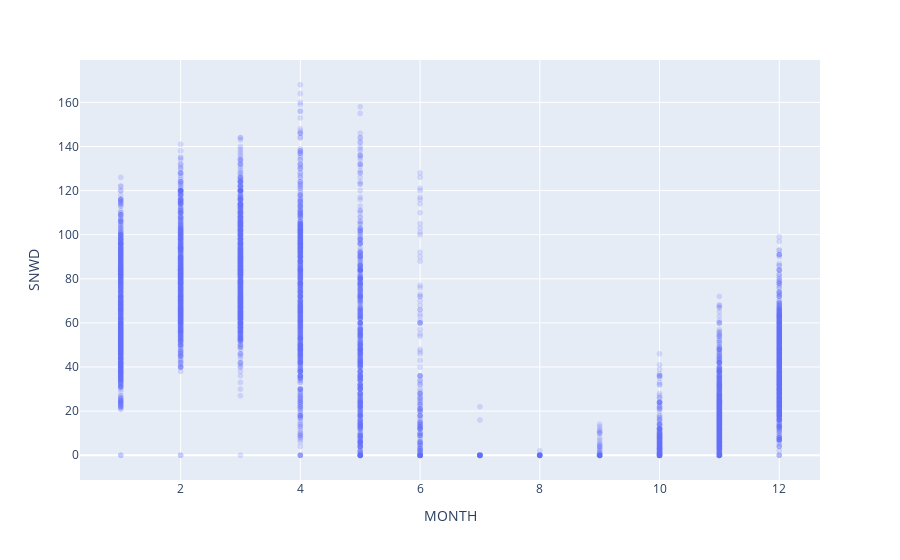

The cell this chart's notebook holds for it:
### Markdown cell above
## Scatter Plot

### Code cell
(alta
 .plot.scatter(x='MONTH', y='SNWD', c='TOBS', opacity=.2)
)

### Figure 1 — Plotly figure (JSON) as saved in the notebook; plotly's stock layout.template omitted (floating-point values rounded to 4 significant figures; data arrays with more than 128 entries replaced by an {"elided": "..."} marker saying what was removed)
{"data": [{"hovertemplate": "MONTH=%{x}<br>SNWD=%{y}<extra></extra>", "legendgroup": "", "marker": {"color": "#636efa", "opacity": 0.2, "symbol": "circle"}, "mode": "markers", "name": "", "showlegend": false, "type": "scattergl", "x": {"elided": "10025 int values"}, "xaxis": "x", "y": {"elided": "10025 int values"}, "yaxis": "y"}], "layout": {"legend": {"tracegroupgap": 0}, "margin": {"t": 60}, "xaxis": {"anchor": "y", "domain": [0, 1], "title": {"text": "MONTH"}}, "yaxis": {"anchor": "x", "domain": [0, 1], "title": {"text": "SNWD"}}}}
